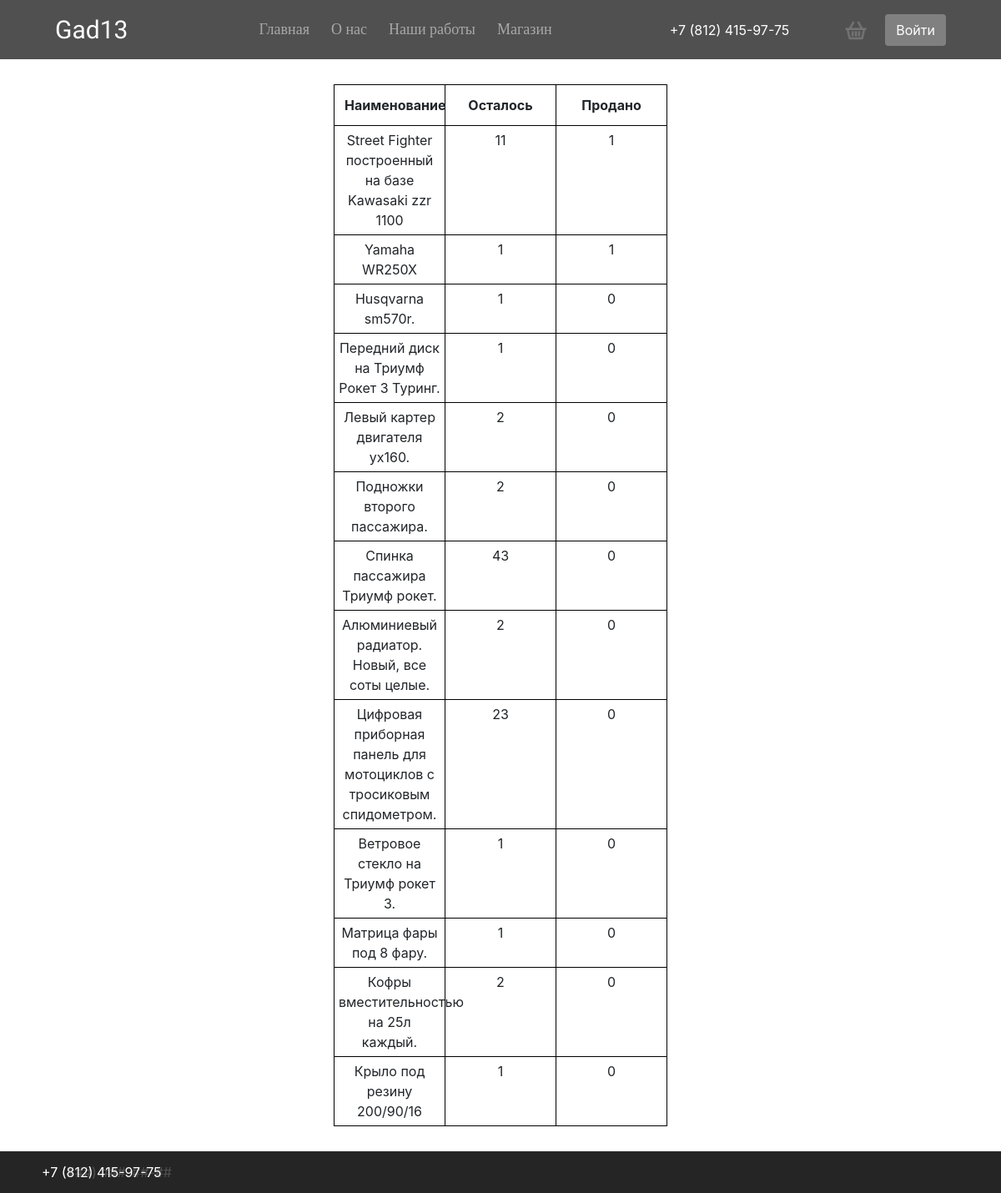
The app's page /store/table/, older data.
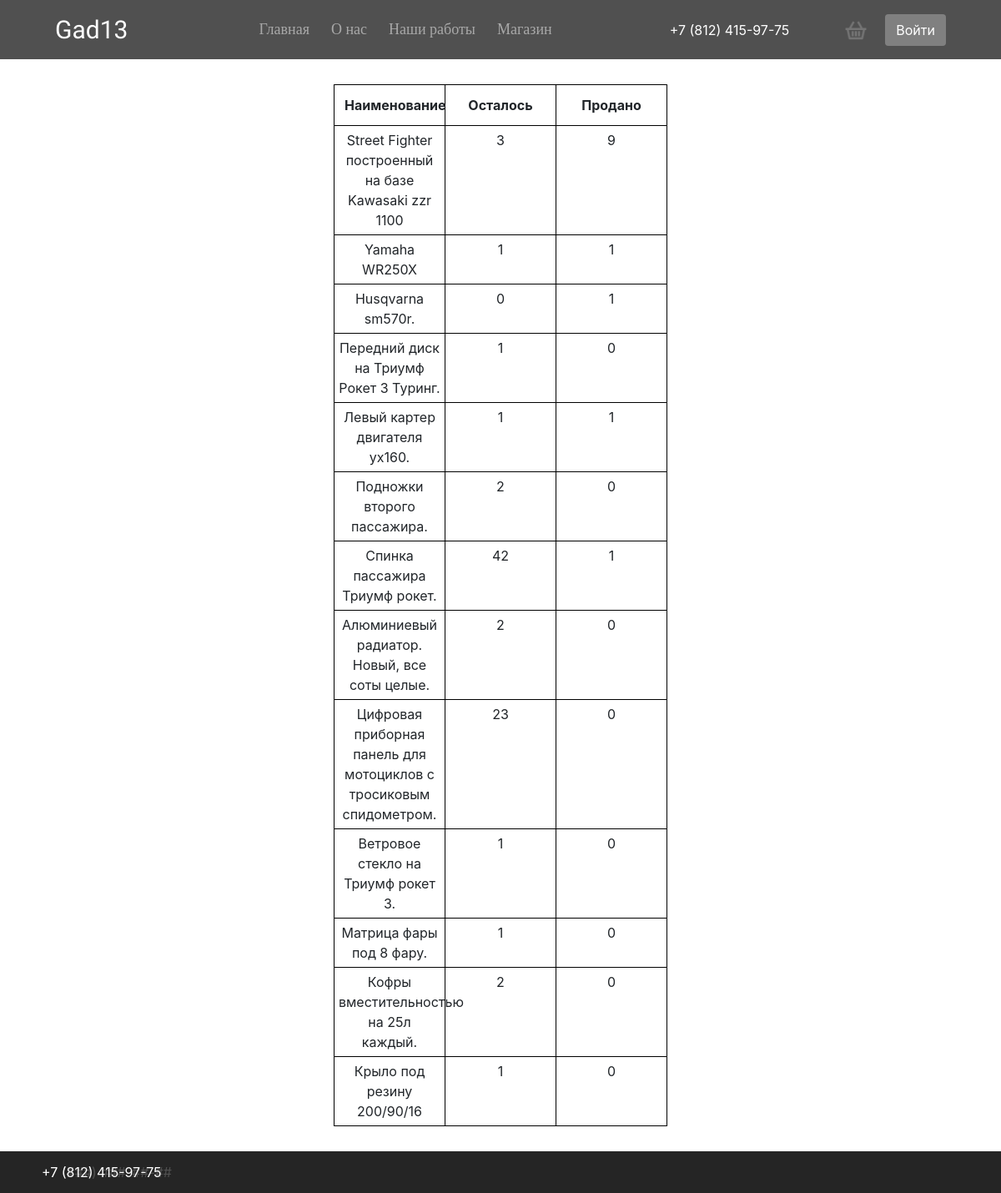
The same page, newer data.
### store/models.py (models this page shows, shortened)
class Product(models.Model):
    title = models.CharField(max_length=255, verbose_name="Название продукта")
    description = models.TextField(verbose_name="Описание продукта")
    price = models.PositiveIntegerField(verbose_name="Цена продукта")
    amount = models.PositiveIntegerField(verbose_name="Остаток а наличии")
    selled = models.IntegerField(default=0 ,verbose_name="Продано товаров")
    category = models.ForeignKey(Category, on_delete=models.CASCADE, null=True)
    created_at = models.DateTimeField(auto_now_add=True)
    updated_at = models.DateTimeField(auto_now=True)
    class Meta:
        verbose_name = "Продукт"
        verbose_name_plural = "Продукты"

### store/views.py (the view, shortened to what this page needs)
# urls.py: path('table/', views.TableStoreView.as_view()),
class TableStoreView(View):
    template_name = 'store_table.html'
    def get_context(self):
        context = {}
        products = Product.objects.all()
        context['products'] = products
        return context
    def get(self, request, *args, **kwargs):
        context = self.get_context()
        return render(request, self.template_name, context)

### store/templates/store_table.html (shortened to what this page needs)
{% extends 'base_store.html' %}
{% block content %}
{% load static %}
<main>
  <div class="profile">
    <table class="table">
        <thead>
        <tr>
            <th>Наименование</th>
            <th>Осталось</th>
            <th>Продано</th>
        </tr>
        </thead>
        <tbody>
        {% for product in products %}
        <tr>
            <td>{{ product.title }}</td>
            <td>{{ product.amount }}</td>
            <td>{{ product.selled }}</td>
        </tr>
        {% endfor %}
        </tbody>
    </table>
  </div>
</main>
<footer>
  <p>+7 (###) ###-##-##</p>
</footer>
{% endblock %}

### templates/base_store.html (shortened to what this page needs)
{% load static %}
<!DOCTYPE html>
<html lang="en">
<head>
  <link rel="stylesheet" href="{% static 'css/bootstrap.min.css' %}">
  <link rel="stylesheet" href="{% static 'css/style.css' %}">
</head>
<body>
<header>
  <nav class="navbar navbar-expand-lg navbar-light">
    <a class="navbar-brand" href="/">Gad13</a>
    <div class="collapse navbar-collapse" id="navbarSupportedContent">
      <ul class="navbar-nav mr-auto ml-auto">
        <li class="nav-item">
          <a class="nav-link" href="/">Главная</a>
        </li>
        <li class="nav-item">
          <a class="nav-link" href="/aboutUs/">О нас</a>
        </li>
        <li class="nav-item">
          <a class="nav-link" href="/portfolio/">Наши работы</a>
        </li>
        <li class="nav-item">
          <a class="nav-link" href="/store/">Магазин</a>
        </li>
      </ul>
      <form class="form-inline my-2 my-lg-0">
        <a href="">+7 (812) 415-97-75</a>
        <img src="{% static 'img/cart_96642.png' %}" class="cart" alt="" onclick="window.location.href = '/store/cart/';">
        {% if user.is_authenticated %}
        <div class="dropdown dropdown_profile">
          <a class="btn  dropdown-toggle" href="#" role="button" id="dropdownMenuLink" data-toggle="dropdown" aria-haspopup="true" aria-expanded="false">
            <img src="{% static 'img/profile_config_icon_149889.svg' %}" alt="" style="float: left; margin-right: 0; width: 33px">
          </a>
          <div class="dropdown-menu" aria-labelledby="dropdownMenuLink">
            <a class="dropdown-item" href="/store/profile/">Профиль</a>
            <a class="dropdown-item" href="/store/history/self">История заказов</a>
            <a class="dropdown-item exit" href="{% url "logout" %}?next=/" class="btn">Выйти</a>
          </div>
        </div>
        {% else %}
        <button type="button" class="btn enterButton" data-toggle="modal" data-target="#exampleModal">
          Войти
        </button>
        {% endif %}
      </form>
    </div>
  </nav>
</header>
    {% block content %}
    {% endblock %}
<footer>
  <p>+7 (812) 415-97-75</p>
</footer>
</body>
</html>

### static/css/style.css (style rules this page uses)
body { min-height: 100vh; position: relative; }
header { padding: 0 50px; background-color: #171717c0; }
p { margin: 0; }
a { color: white; }
.navbar-brand { font-size: 30px; font-family: 'Dancing Script', cursive; color: white !important; }
.nav-link { font-size: 18px; font-family: 'Source Serif Pro', serif; color: white !important; opacity: 0.5; transition: 0.5s; margin: 0 5px; }
.form-inline a { margin-right: 20px; }
.form-inline img { margin-right: 20px; margin-top: 10px; }
.enterButton { background: grey; color: white; }
.profile { padding: 0 400px; }
footer { width: 100%; background-color: #171717c0; height: 50px; display: flex; justify-content: space-between; padding: 10px 50px; position: absolute; bottom: -80px; }
footer p { color: white; margin-top: 3px; }
.cart { width: 30px; }
a { display: inline-block; }
img { margin-bottom: 10px; }
.table { width: 100%; margin-top: 30px; border: black 1px solid !important; border-collapse: collapse; table-layout: fixed; text-align: center; }
.table th, .table thead th { text-align: center; border: none; border: black 1px solid !important; }
.table td { border: black 1px solid; padding: 5px; }

Row changes from the older to the newer data that the page shows:
changed Product "Street Fighter построенный на базе Kawasaki zzr 1100": amount "11" → "3"; selled "1" → "9"
changed Product "Husqvarna sm570r.": amount "1" → "0"; selled "0" → "1"
changed Product "Левый картер двигателя yx160.": amount "2" → "1"; selled "0" → "1"
changed Product "Спинка пассажира Триумф рокет.": amount "43" → "42"; selled "0" → "1"
